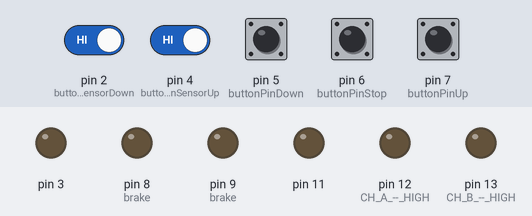
A sketch run on a simulated Arduino Uno, built with avr-gcc and run on an emulated ATmega328P. Parts: output pins drawn as LEDs (lit = HIGH). The test bench sets the inputs (shaded band); at power-on: pin 2 (buttonPinSensorDown), pin 4 (buttonPinSensorUp), pin 5 (buttonPinDown), pin 6 (buttonPinStop), pin 7 (buttonPinUp) HIGH.

Above: at 1.2 s.
1.3 s: pin 5 (buttonPinDown) pulled LOW for 0.15 s
At 1.64 s:
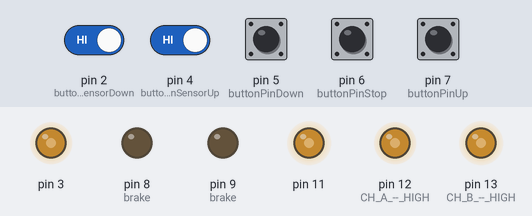
4.3 s: pin 2 (buttonPinSensorDown) driven LOW
At 5.5 s:
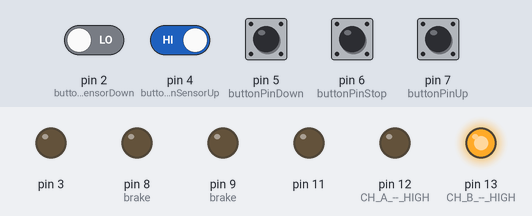
5.8 s: pin 7 (buttonPinUp) pulled LOW for 0.15 s
At 7.0 s:
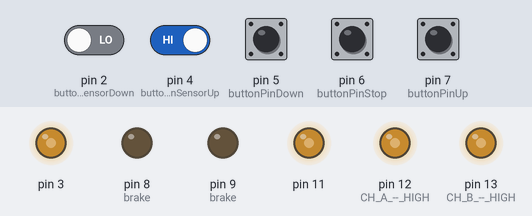
7.4 s: pin 4 (buttonPinSensorUp) driven LOW
At 8.2 s:
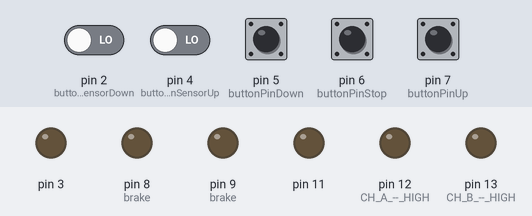
8.9 s: pin 2 (buttonPinSensorDown) driven HIGH and pin 5 (buttonPinDown) driven LOW
At 9.11 s:
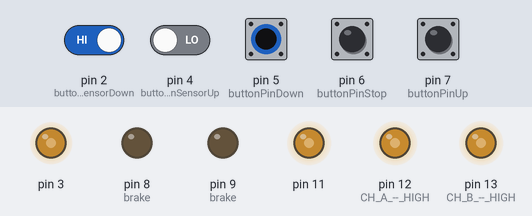
11.9 s: pin 6 (buttonPinStop) pulled LOW for 0.15 s
At 12.01 s:
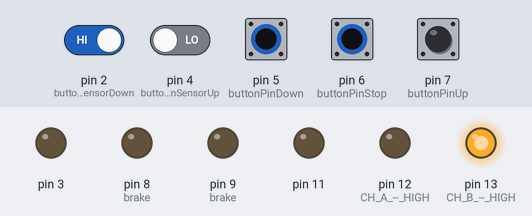
Timing chart, 0 to 15.9 s (numbered marks = the images above; inputs shaded):
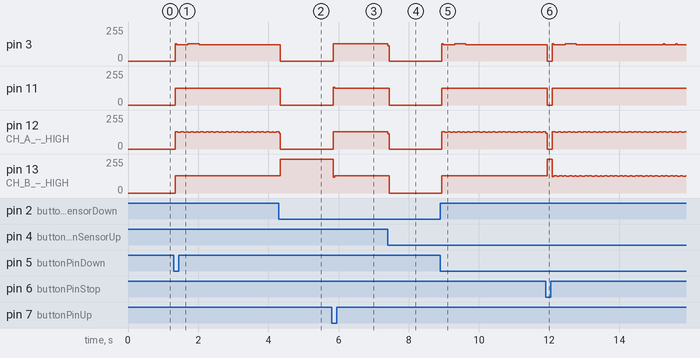

Measured:
- after the input at 1.3 s, pin 3: 0/255 → 123/255 at once, → 129/255 0.36 s later, → 123/255 0.32 s later; pin 11: 0/255 → 126/255 at once; pin 13 (CH_B_--_HIGH): 0/255 → 128/255 at once
- after the input at 4.3 s, pin 11: 126/255 → 0/255 at once; pin 13 (CH_B_--_HIGH): 128/255 → 255/255 at once
- after the input at 5.8 s, pin 3: 0/255 → 128/255 after 0.05 s; pin 11: 0/255 → 125/255 after 0.05 s; pin 12 (CH_A_--_HIGH): 0/255 → 130/255 after 0.05 s; pin 13 (CH_B_--_HIGH): 255/255 → 129/255 after 0.05 s
- after the input at 7.4 s, pin 3: 128/255 → 0/255 at once; pin 11: 125/255 → 0/255 after 0.05 s; pin 12 (CH_A_--_HIGH): 130/255 → 0/255 at once; pin 13 (CH_B_--_HIGH): 129/255 → 0/255 after 0.05 s
- after the input at 8.9 s, pin 3: 0/255 → 123/255 at once, → 129/255 0.36 s later, → 123/255 0.32 s later; pin 11: 0/255 → 126/255 at once; pin 13 (CH_B_--_HIGH): 0/255 → 128/255 at once
- after the input at 11.9 s, pin 11: 126/255 → 0/255 at once, → 126/255 0.15 s later

The sketch:

test.ino
```cpp
/*************************************************************
Revamped Motor Shield Stepper Demo, by Randy Sarafan
For more information see:
https://www.instructables.com/id/Arduino-Motor-Shield-Tutorial/
BadTweety,Sumic
*************************************************************/
//buttons and button states
const int buttonPinUp = 7;
const int buttonPinStop = 6;
const int buttonPinDown = 5;
const int buttonPinSensorUp = 4;
const int buttonPinSensorDown = 2;

int buttonStateUp = 0;
int buttonStateStop = 0;
int buttonStateDown = 0;
int buttonStateSensorUp = 0;
int buttonStateSensorDown = 0;

int delaylegnthUp = 2;
int delaylegnthDown = 1;

void setup() {
  //establish motor direction toggle pins
  pinMode(12, OUTPUT); //CH A -- HIGH = forwards and LOW = backwards???
  pinMode(13, OUTPUT); //CH B -- HIGH = forwards and LOW = backwards???

  //establish motor brake pins
  pinMode(9, OUTPUT); //brake (disable) CH A
  pinMode(8, OUTPUT); //brake (disable) CH B

  pinMode(buttonPinUp, INPUT_PULLUP); //gumb za gor
  pinMode(buttonPinDown, INPUT_PULLUP); //gumb za dol
  pinMode(buttonPinStop, INPUT_PULLUP); // gumb za stop
  pinMode(buttonPinSensorUp, INPUT_PULLUP); //gumb za stop zgoraj
  pinMode(buttonPinSensorDown, INPUT_PULLUP); // gumb za stop spodaj
}

void loop(){
  while(1){
    buttonStateUp = digitalRead(buttonPinUp);
    buttonStateDown = digitalRead(buttonPinDown);
    buttonStateStop = digitalRead(buttonPinStop);
    //GOR
    if(buttonStateUp == LOW) { //če je za gor, pojdi gor
      buttonStateSensorUp = digitalRead(buttonPinSensorUp);
      if(buttonStateSensorUp == LOW){ // če je zgornji senzor gumb pritisnjen, ne naredi nič
        continue;
      }
      else{ // drugače pojdi gor
        while(digitalRead(buttonPinSensorUp)==HIGH){ // dokler gremo lahko gor, gremo gor
            buttonStateStop = digitalRead(buttonPinStop);
            if(buttonStateStop == LOW){ // prekini na STOP
              analogWrite(3,0);
              analogWrite(11,0);
              break;
            }
            gorEnPulz();
        }
      }
    }
    //DOL
      if(buttonStateDown == LOW) { //če je za gor, pojdi dol
      buttonStateSensorDown = digitalRead(buttonPinSensorDown);
      if(buttonStateSensorDown == LOW){ // če je zgornji senzor gumb pritisnjen, ne naredi nič
        continue;
      }
      else{ // drugače pojdi gor
        while(digitalRead(buttonPinSensorDown)==HIGH){ // dokler gremo lahko dol, gremo dol
            buttonStateStop = digitalRead(buttonPinStop);
            if(buttonStateStop == LOW){ // prekini na STOP
              analogWrite(3,0);
              analogWrite(11,0);
              break;
            }
            dolEnPulz();
        }
      }
    }
    //STOP
    if(buttonStateStop == LOW){ //če je stop, ustavi vse
      analogWrite(3,0);
      analogWrite(11,0);
    }
  }
}

void dolEnPulz(){
   digitalWrite(12, HIGH);   //Sets direction of CH A
  analogWrite(3, 255);   //Moves CH A

  delay(delaylegnthDown);

  analogWrite(3,0);

  digitalWrite(13, LOW);   //Sets direction of CH B
  analogWrite(11, 255);   //Moves CH B

  delay(delaylegnthDown);

  analogWrite(11,0);

  digitalWrite(12, LOW);   //Sets direction of CH A
  analogWrite(3, 255);   //Moves CH A

  delay(delaylegnthDown);

  analogWrite(3,0);

  digitalWrite(13, HIGH);   //Sets direction of CH B
  analogWrite(11, 255);   //Moves CH B

  delay(delaylegnthDown);

  analogWrite(11,0);

}

void gorEnPulz(){
  digitalWrite(12, HIGH);   //Sets direction of CH A
  analogWrite(3, 255);   //Moves CH A

  delay(delaylegnthUp);

  analogWrite(3,0);

  digitalWrite(13, HIGH);   //Sets direction of CH B
  analogWrite(11, 255);   //Moves CH B

  delay(delaylegnthUp);

  analogWrite(11,0);


  digitalWrite(12, LOW);   //Sets direction of CH A
  analogWrite(3, 255);   //Moves CH A

  delay(delaylegnthUp);

  analogWrite(3,0);

  digitalWrite(13, LOW);   //Sets direction of CH B
  analogWrite(11, 255);   //Moves CH B

  delay(delaylegnthUp);

  analogWrite(11,0);
}
```
